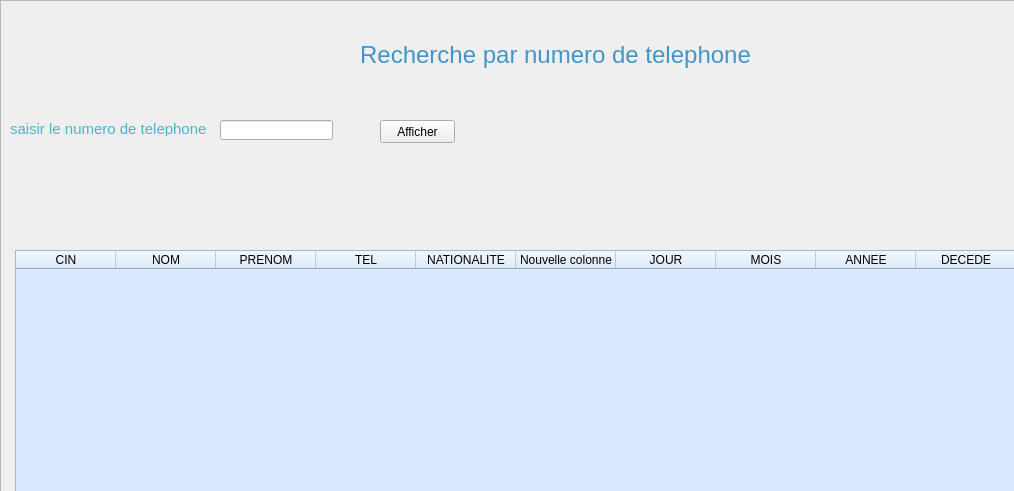
<?xml version="1.0" encoding="UTF-8"?>
<ui version="4.0">
 <class>w17</class>
 <widget class="QWidget" name="w17">
  <property name="geometry">
   <rect>
    <x>0</x>
    <y>0</y>
    <width>1014</width>
    <height>491</height>
   </rect>
  </property>
  <property name="minimumSize">
   <size>
    <width>0</width>
    <height>0</height>
   </size>
  </property>
  <property name="windowTitle">
   <string>Form</string>
  </property>
  <property name="styleSheet">
   <string notr="true"/>
  </property>
  <widget class="QLabel" name="label">
   <property name="geometry">
    <rect>
     <x>300</x>
     <y>20</y>
     <width>511</width>
     <height>71</height>
    </rect>
   </property>
   <property name="text">
    <string>&lt;html&gt;&lt;head/&gt;&lt;body&gt;&lt;p align=&quot;center&quot;&gt;&lt;span style=&quot; font-size:18pt; color:#4395c8;&quot;&gt;Recherche par numero de telephone&lt;/span&gt;&lt;/p&gt;&lt;/body&gt;&lt;/html&gt;</string>
   </property>
  </widget>
  <widget class="QLabel" name="label_2">
   <property name="geometry">
    <rect>
     <x>10</x>
     <y>120</y>
     <width>201</width>
     <height>16</height>
    </rect>
   </property>
   <property name="text">
    <string>&lt;html&gt;&lt;head/&gt;&lt;body&gt;&lt;p&gt;&lt;span style=&quot; font-size:11pt; color:#4db3c8;&quot;&gt;saisir le numero de telephone&lt;/span&gt;&lt;/p&gt;&lt;/body&gt;&lt;/html&gt;</string>
   </property>
  </widget>
  <widget class="QLineEdit" name="tel">
   <property name="geometry">
    <rect>
     <x>220</x>
     <y>120</y>
     <width>113</width>
     <height>20</height>
    </rect>
   </property>
  </widget>
  <widget class="QTableWidget" name="tabl">
   <property name="geometry">
    <rect>
     <x>15</x>
     <y>250</y>
     <width>1061</width>
     <height>281</height>
    </rect>
   </property>
   <property name="styleSheet">
    <string notr="true">background-color: rgb(217, 234, 255);</string>
   </property>
   <column>
    <property name="text">
     <string>CIN</string>
    </property>
   </column>
   <column>
    <property name="text">
     <string>NOM</string>
    </property>
   </column>
   <column>
    <property name="text">
     <string>PRENOM</string>
    </property>
   </column>
   <column>
    <property name="text">
     <string>TEL</string>
    </property>
   </column>
   <column>
    <property name="text">
     <string>NATIONALITE</string>
    </property>
   </column>
   <column>
    <property name="text">
     <string>Nouvelle colonne</string>
    </property>
   </column>
   <column>
    <property name="text">
     <string>JOUR</string>
    </property>
   </column>
   <column>
    <property name="text">
     <string>MOIS</string>
    </property>
   </column>
   <column>
    <property name="text">
     <string>ANNEE</string>
    </property>
   </column>
   <column>
    <property name="text">
     <string>DECEDE</string>
    </property>
   </column>
  </widget>
  <widget class="QFrame" name="frame">
   <property name="geometry">
    <rect>
     <x>0</x>
     <y>0</y>
     <width>16777215</width>
     <height>16777215</height>
    </rect>
   </property>
   <property name="minimumSize">
    <size>
     <width>16777215</width>
     <height>16777215</height>
    </size>
   </property>
   <property name="styleSheet">
    <string notr="true">background-image: url(im3.jpeg);</string>
   </property>
   <property name="frameShape">
    <enum>QFrame::StyledPanel</enum>
   </property>
   <property name="frameShadow">
    <enum>QFrame::Raised</enum>
   </property>
   <widget class="QPushButton" name="affiche">
    <property name="geometry">
     <rect>
      <x>380</x>
      <y>120</y>
      <width>75</width>
      <height>23</height>
     </rect>
    </property>
    <property name="text">
     <string>Afficher</string>
    </property>
   </widget>
  </widget>
  <zorder>frame</zorder>
  <zorder>label</zorder>
  <zorder>label_2</zorder>
  <zorder>tel</zorder>
  <zorder>tabl</zorder>
 </widget>
 <resources>
  <include location="ressource3/resources2.qrc"/>
 </resources>
 <connections/>
</ui>
